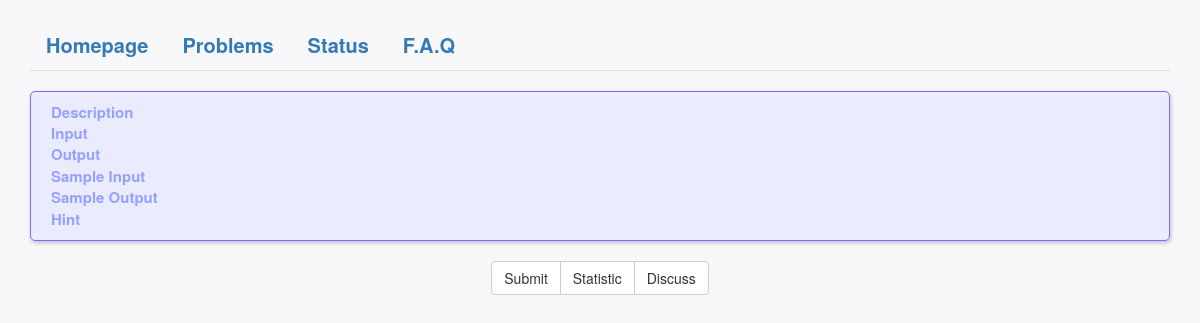
The app's page /problems/1, older data.
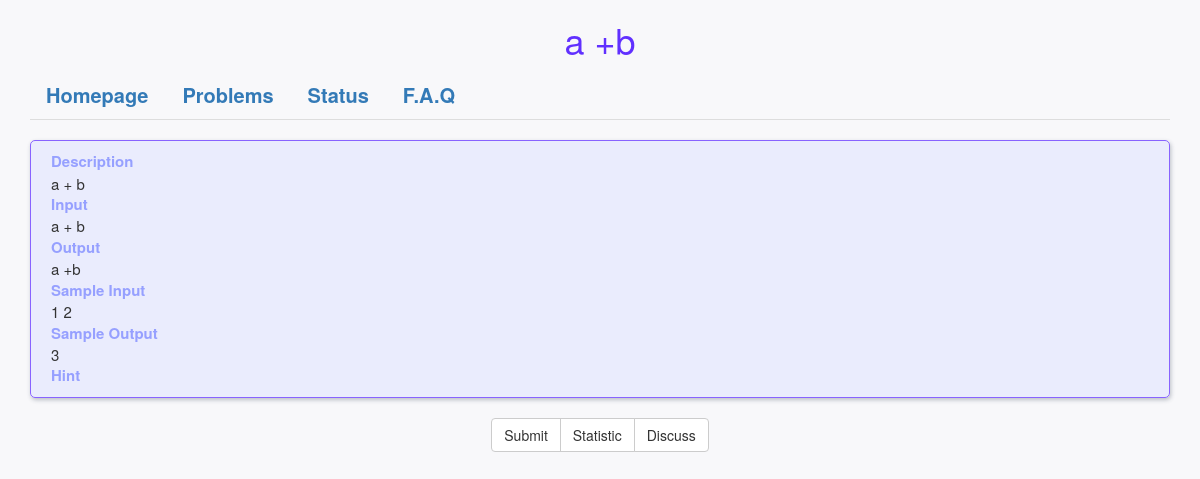
The same page, newer data.
### App/models.py (models this page shows, shortened)
class Problem(db.Model):
    id = db.Column(db.Integer, primary_key = True, unique = True)
    title = db.Column(db.String(300))
    description = db.Column(db.String(9999))
    pbinput = db.Column(db.String(9999))
    pboutput = db.Column(db.String(9999))
    sinput = db.Column(db.String(9999))
    soutput = db.Column(db.String(9999))
    hint = db.Column(db.String(9999))
    ratio = db.Column(db.Float, default = 0.0)
    accnt = db.Column(db.Integer, default = 0)
    submitcnt = db.Column(db.Integer, default = 0)
    timelmt = db.Column(db.Integer)
    memorylmt = db.Column(db.Integer)
    visible = db.Column(db.Boolean)

### App/view.py (the view)
@app.route('/problems/<problemid>')
def Showprb(problemid):
  problem = Problem.query.get(problemid)
  return render_template('prbbase.html', problem = problem)

### App/view.py (called while the page is built)
@app.before_request
def before_request():
  g.user = current_user
  if g.user.is_authenticated():
    g.url = url_for('Profile', userid = g.user.userid)
  info = Info.query.order_by(Info.id.desc()).first()
  g.info = info.contents

### App/templates/prbbase.html (shortened to what this page needs)
<!DOCTYPE html>
<html>
	<head>
		<link href = "../static/css/main.css" rel = "stylesheet">
		<link rel="stylesheet" href="../static/css/bootstrap.css">
	</head>
	<body id="problem">
		<div class="container" >
			<center><h1> {{ problem.title }} </h1> </center>
			<div class = "nav" id="problem">
	            <ul class = "nav nav-tabs">
	                <li> <a href = "/"> Homepage </a> </li>
	                <li> <a href = {{ url_for("Problems")}}> Problems </a> </li>
	                <li> <a href = {{ url_for("Status")}}> Status </a> </li>
	                <li> <a href = "/FAQ/"> F.A.Q </a> </li>
	            </ul>
	    	</div>
			<div id="jumbotron">
				    <dl id = "problem">
					  <dt> Description </dt>
					  <dd> {{ problem.description }} </dd>
					  <dt> Input </dt>
					  <dd> {{ problem.pbinput }} </dd>
					  <dt> Output </dt>
					  <dd> {{ problem.pboutput }} </dd>
					  <dt> Sample Input </dt>
					  <dd> {{ problem.sinput }} </dd>
					  <dt> Sample Output </dt>
					  <dd> {{ problem.soutput }} </dd>
					  <dt> Hint </dt>
					</dl>
			</div>
			<center>
				<div class="btn-group" role="group" id = "submit">
					<a href= {{ url_for('Submits', problemid = problem.id) }} class="btn btn-default" role="button"> Submit </a>
					<a href= "/status/"class="btn btn-default" role="button"> Statistic </a>
					<a  class="btn btn-default" role="button" href= "{{ url_for('Discuss', pbid = problem.id) }}"> Discuss </a>
				</div>
			</center>
		</div>
	</body>
</html>

### App/static/css/main.css (style rules this page uses)
.nav { font-weight: bold; }
.nav-tabs { font-size: 20px; }
#jumbotron { margin-top: 20px; }
#problem { font-size: 15px; background-color: rgb(248,248,250); }
#problem h1 { color: rgb(97,48,255); }
#problem dl { background-color:rgba(226,229,255,0.6); padding: 10px 20px; border-radius: 5px; border:3px solid; border-width: 1px; border-color: rgb(136,99,255); box-shadow: 1px 2px 4px rgba(46,59,78, 0.3), 0 2px rgba(255,255,255, 0.06); text-align: left; }
#problem dt { color:rgb(150,160,255); }

Row changes from the older to the newer data that the page shows:
added Problem: title "a +b", description "a + b", pbinput "a + b", pboutput "a +b", sinput "1 2", soutput "3"
